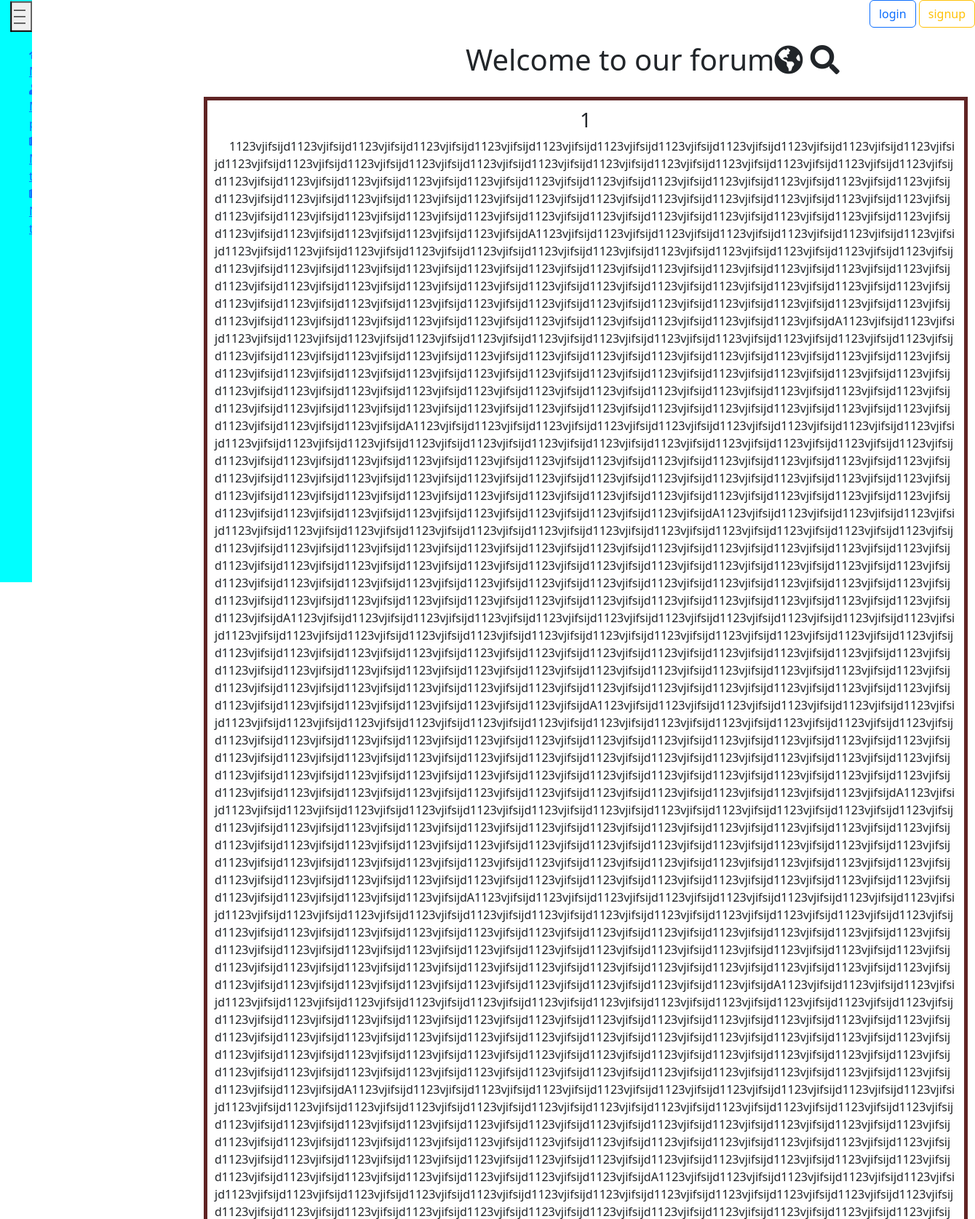
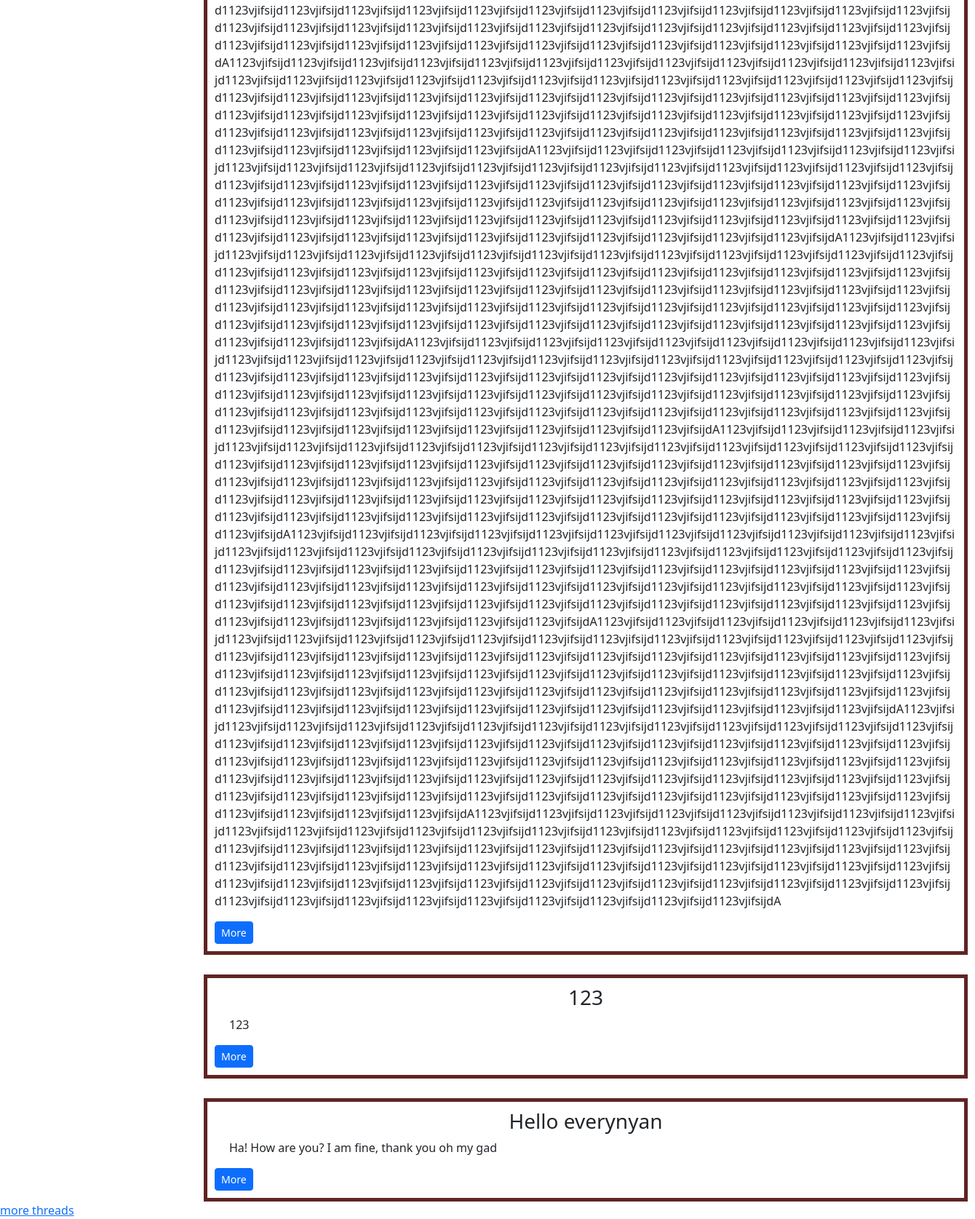
/, run on an earlier commit of the app's database (2 pictures, top to bottom).
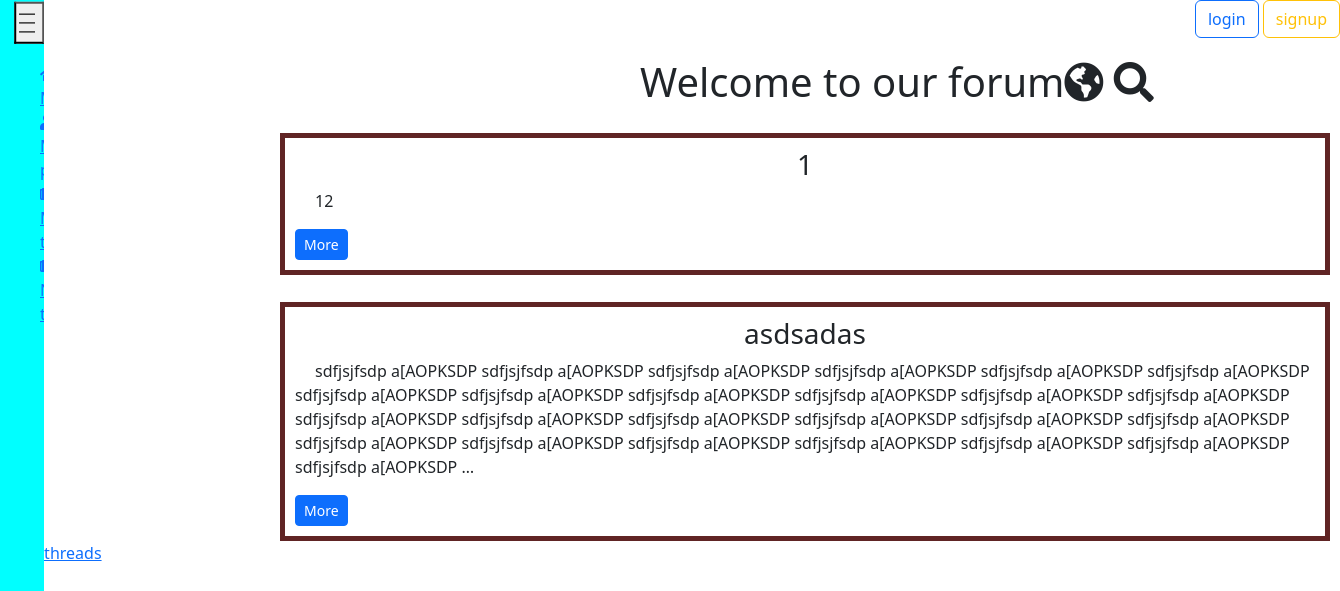
And on a later commit of the database.
### threads/models.py (models this page shows, shortened)
class Thread(models.Model):
    user = models.ForeignKey(CustomUser, on_delete=models.CASCADE, null=True, blank=True, related_name='threads')
    title = models.CharField('Title', max_length=250)
    time_create = models.DateTimeField('Time of publication',auto_now_add=True)
    time_update = models.DateTimeField('Time of update',auto_now=True)
    full_text = models.TextField('Full text')
    class Meta:
        ordering = ['time_create', 'title']

### main/views.py (the view)
# urls.py: path('', views.ATW_Home.as_view(), name='main'),
class ATW_Home(ListView):
    model = Thread
    template_name = 'main/main.html'
    context_object_name = 'threads'

### main/templates/main/main.html (shortened to what this page needs)
{% extends 'main/layout.html' %}
{% block content %}
<div class="topbar">
    <h1>Welcome to our forum<i class="fas fa-globe-americas"></i> <i class="fas fa-search"></i></h1>
</div>
    {% for el in threads %}
        {% if forloop.counter <= 3 %}
            <div class="threads">
                <h3>{{ el.title }}</h3>
                <p>{{ el.full_text|truncatewords:50 }}</p>
                <a class="btn btn-primary btn-sm" href="{% url 'thread' thId=el.id %}">More</a>
            </div>
        {% endif %}
    {% endfor %}
    <a href="{%url 'threads' %}">more threads</a>
{% endblock %}

What changed in the data, as far as the page shows it:
removed Thread: title "123", full_text "123"
removed Thread: title "Hello everynyan", full_text "Ha! How are you? I am fine, thank you oh my gad"
changed Thread (number 1 of 2 on the later page): full_text "1123vjifsijd1123vjifsijd1123vjifsijd1123vjifsijd1123vjifsijd1123vjifsijd1123vjifsijd1123vjifsijd1123vjifsijd1123vjifsijd1123vjifsijd1123vjifsijd1123vjifsijd1123vjifsijd1123vjifsijd1123vjifsijd1123vjifsijd1123vjifsijd1123vjifsijd1123vjifsijd1123vjifsijd1123vjifsijd1123vjifsijd1123vjifsijd1123vjifsijd1123vjifsijd1123vjifsijd1123vjifsijd1123vjifsijd1123vjifsijd1123vjifsijd1123vjifsijd1123vjifsijd1123vjifsijd1123vjifsijd1123vjifsijd1123vjifsijd1123vjifsijd1123vjifsijd1123vjifsijd1123vjifsijd1123vjifsijd1123vjifsijd1123vjifsijd1123vjifsijd1123vjifsijd1123vjifsijd1123vjifsijd1123vjifsijd1123vjifsijd1123vjifsijd1123vjifsijd1123vjifsijd1123vjifsijd1123vjifsijd1123vjifsijd1123vjifsijd1123vjifsijd1123…" → "12"
added Thread: title "asdsadas", full_text "sdfjsjfsdp a[AOPKSDP sdfjsjfsdp a[AOPKSDP sdfjsjfsdp a[AOPKSDP sdfjsjfsdp a[AOPKSDP sdfjsjfsdp a[AOPKSDP sdfjsjfsdp a[AOPKSDP sdfjsjfsdp a[AOPKSDP sdfjsjfsdp a[AOPKSDP sdfjsjfsdp a[AOPKSDP sdfjsjfsdp a[AOPKSDP sdfjsjfsdp a[AOPKSDP sdfjsjfsdp a[AOPKSDP sdfjsjfsdp a[AOPKSDP sdfjsjfsdp a[AOPKSDP sdfjsjfsdp a[AOPKSDP sdfjsjfsdp a[AOPKSDP sdfjsjfsdp a[AOPKSDP sdfjsjfsdp a[AOPKSDP sdfjsjfsdp a[AOPKSDP sdfjsjfsdp a[AOPKSDP sdfjsjfsdp a[AOPKSDP sdfjsjfsdp a[AOPKSDP sdfjsjfsdp a[AOPKSDP sdfjsjfsdp a[AOPKSDP sdfjsjfsdp a[AOPKSDP …"
